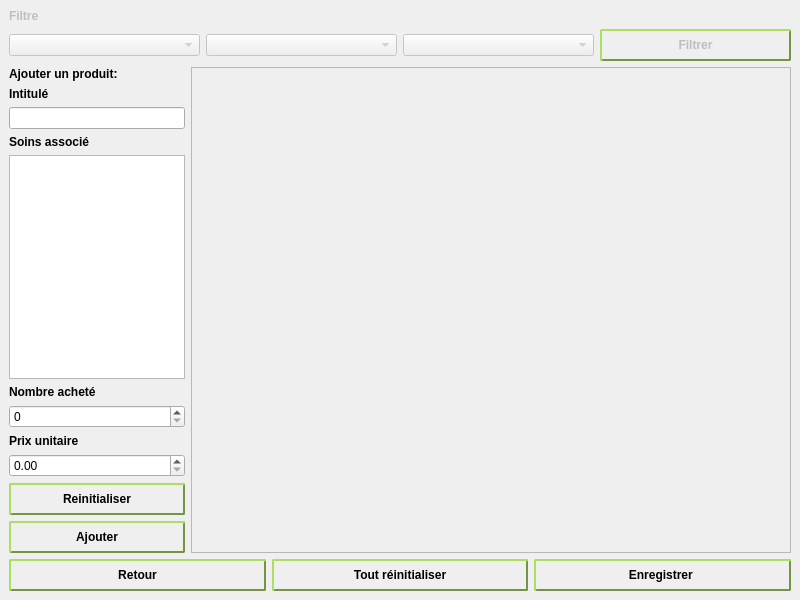
<?xml version="1.0" encoding="UTF-8"?>
<ui version="4.0">
 <class>UIStock</class>
 <widget class="QMainWindow" name="UIStock">
  <property name="geometry">
   <rect>
    <x>0</x>
    <y>0</y>
    <width>800</width>
    <height>600</height>
   </rect>
  </property>
  <property name="windowTitle">
   <string>Gestion Stock</string>
  </property>
  <widget class="QWidget" name="centralwidget">
   <layout class="QVBoxLayout" name="verticalLayout_4">
    <item>
     <layout class="QVBoxLayout" name="verticalLayout">
      <item>
       <widget class="QLabel" name="label_titre_filtre">
        <property name="enabled">
         <bool>false</bool>
        </property>
        <property name="styleSheet">
         <string notr="true">QLabel
{
     font: bold 12px;
     min-width: 10em;
}
</string>
        </property>
        <property name="text">
         <string>Filtre</string>
        </property>
       </widget>
      </item>
      <item>
       <layout class="QHBoxLayout" name="horizontalLayout">
        <item>
         <widget class="QComboBox" name="categorie_cb">
          <property name="enabled">
           <bool>false</bool>
          </property>
         </widget>
        </item>
        <item>
         <widget class="QComboBox" name="soins_cb">
          <property name="enabled">
           <bool>false</bool>
          </property>
         </widget>
        </item>
        <item>
         <widget class="QComboBox" name="benefice_cb">
          <property name="enabled">
           <bool>false</bool>
          </property>
         </widget>
        </item>
        <item>
         <widget class="QPushButton" name="filtre_button">
          <property name="enabled">
           <bool>false</bool>
          </property>
          <property name="styleSheet">
           <string notr="true">QPushButton 
{
	background-image:url(image/bg-button_ns.png);
	background-repeat:repeat-xy;
    border-color:#739442;
     border-style: outset;
     border-width: 2px;
     border-radius: 2px;
     font: bold 12px;
     min-width: 8em;
     padding: 7px;
}

QPushButton:pressed 
{
     background-image:url(image/bg-button_s.png);
	background-repeat:repeat-xy;
    border-color:#739442;
     border-style: inset;
     border-width: 2px;
     border-radius: 2px;
     font: bold 12px;
     min-width: 8em;
     padding: 7px;
 }

QPushButton:hover:!pressed
{
	background-image:url(image/bg-button_h.png);
	background-repeat:repeat-xy;
    border-color:#c2bf48;
     border-style: outset;
     border-width: 2px;
     border-radius: 2px;
     font: bold 12px;
     min-width: 8em;
     padding: 7px;
}

</string>
          </property>
          <property name="text">
           <string>Filtrer</string>
          </property>
         </widget>
        </item>
       </layout>
      </item>
     </layout>
    </item>
    <item>
     <layout class="QHBoxLayout" name="horizontalLayout_2">
      <item>
       <layout class="QVBoxLayout" name="verticalLayout_3">
        <item>
         <widget class="QLabel" name="add_label">
          <property name="styleSheet">
           <string notr="true">QLabel
{
     font: bold 12px;
     min-width: 10em;
}
</string>
          </property>
          <property name="text">
           <string>Ajouter un produit:</string>
          </property>
         </widget>
        </item>
        <item>
         <layout class="QVBoxLayout" name="verticalLayout_2">
          <property name="spacing">
           <number>6</number>
          </property>
          <property name="sizeConstraint">
           <enum>QLayout::SetDefaultConstraint</enum>
          </property>
          <item>
           <widget class="QLabel" name="intitule_label">
            <property name="styleSheet">
             <string notr="true">QLabel
{
     font: bold 12px;
     min-width: 10em;
}
</string>
            </property>
            <property name="text">
             <string>Intitulé</string>
            </property>
           </widget>
          </item>
          <item>
           <widget class="QLineEdit" name="intitule_lineedit"/>
          </item>
          <item>
           <widget class="QLabel" name="label_3">
            <property name="styleSheet">
             <string notr="true">QLabel
{
     font: bold 12px;
     min-width: 10em;
}
</string>
            </property>
            <property name="text">
             <string>Soins associé</string>
            </property>
           </widget>
          </item>
          <item>
           <widget class="QListWidget" name="soins_list"/>
          </item>
          <item>
           <widget class="QLabel" name="label_nb_acheter">
            <property name="styleSheet">
             <string notr="true">QLabel
{
     font: bold 12px;
     min-width: 10em;
}
</string>
            </property>
            <property name="text">
             <string>Nombre acheté</string>
            </property>
           </widget>
          </item>
          <item>
           <widget class="QSpinBox" name="nb_acheter_spinbox"/>
          </item>
          <item>
           <widget class="QLabel" name="label_prix">
            <property name="styleSheet">
             <string notr="true">QLabel
{
     font: bold 12px;
     min-width: 10em;
}
</string>
            </property>
            <property name="text">
             <string>Prix unitaire</string>
            </property>
           </widget>
          </item>
          <item>
           <widget class="QDoubleSpinBox" name="prix_dspinbox"/>
          </item>
          <item>
           <widget class="QPushButton" name="reinit_button">
            <property name="styleSheet">
             <string notr="true">QPushButton 
{
	background-image:url(image/bg-button_ns.png);
	background-repeat:repeat-xy;
    border-color:#739442;
     border-style: outset;
     border-width: 2px;
     border-radius: 2px;
     font: bold 12px;
     min-width: 8em;
     padding: 7px;
}

QPushButton:pressed 
{
     background-image:url(image/bg-button_s.png);
	background-repeat:repeat-xy;
    border-color:#739442;
     border-style: inset;
     border-width: 2px;
     border-radius: 2px;
     font: bold 12px;
     min-width: 8em;
     padding: 7px;
 }

QPushButton:hover:!pressed
{
	background-image:url(image/bg-button_h.png);
	background-repeat:repeat-xy;
    border-color:#c2bf48;
     border-style: outset;
     border-width: 2px;
     border-radius: 2px;
     font: bold 12px;
     min-width: 8em;
     padding: 7px;
}


</string>
            </property>
            <property name="text">
             <string>Reinitialiser</string>
            </property>
           </widget>
          </item>
          <item>
           <widget class="QPushButton" name="add_produit">
            <property name="styleSheet">
             <string notr="true">QPushButton 
{
	background-image:url(image/bg-button_ns.png);
	background-repeat:repeat-xy;
    border-color:#739442;
     border-style: outset;
     border-width: 2px;
     border-radius: 2px;
     font: bold 12px;
     min-width: 8em;
     padding: 7px;
}

QPushButton:pressed 
{
     background-image:url(image/bg-button_s.png);
	background-repeat:repeat-xy;
    border-color:#739442;
     border-style: inset;
     border-width: 2px;
     border-radius: 2px;
     font: bold 12px;
     min-width: 8em;
     padding: 7px;
 }

QPushButton:hover:!pressed
{
	background-image:url(image/bg-button_h.png);
	background-repeat:repeat-xy;
    border-color:#c2bf48;
     border-style: outset;
     border-width: 2px;
     border-radius: 2px;
     font: bold 12px;
     min-width: 8em;
     padding: 7px;
}

</string>
            </property>
            <property name="text">
             <string>Ajouter</string>
            </property>
           </widget>
          </item>
         </layout>
        </item>
       </layout>
      </item>
      <item>
       <widget class="QScrollArea" name="produit">
        <property name="minimumSize">
         <size>
          <width>600</width>
          <height>0</height>
         </size>
        </property>
        <property name="baseSize">
         <size>
          <width>0</width>
          <height>0</height>
         </size>
        </property>
        <property name="widgetResizable">
         <bool>true</bool>
        </property>
        <widget class="QWidget" name="grid">
         <property name="geometry">
          <rect>
           <x>0</x>
           <y>0</y>
           <width>598</width>
           <height>476</height>
          </rect>
         </property>
        </widget>
       </widget>
      </item>
     </layout>
    </item>
    <item>
     <layout class="QHBoxLayout" name="horizontalLayout_3">
      <item>
       <widget class="QPushButton" name="return_button">
        <property name="styleSheet">
         <string notr="true">QPushButton 
{
	background-image:url(image/bg-button_ns.png);
	background-repeat:repeat-xy;
    border-color:#739442;
     border-style: outset;
     border-width: 2px;
     border-radius: 2px;
     font: bold 12px;
     min-width: 8em;
     padding: 7px;
}

QPushButton:pressed 
{
     background-image:url(image/bg-button_s.png);
	background-repeat:repeat-xy;
    border-color:#739442;
     border-style: inset;
     border-width: 2px;
     border-radius: 2px;
     font: bold 12px;
     min-width: 8em;
     padding: 7px;
 }

QPushButton:hover:!pressed
{
	background-image:url(image/bg-button_h.png);
	background-repeat:repeat-xy;
    border-color:#c2bf48;
     border-style: outset;
     border-width: 2px;
     border-radius: 2px;
     font: bold 12px;
     min-width: 8em;
     padding: 7px;
}

</string>
        </property>
        <property name="text">
         <string>Retour</string>
        </property>
       </widget>
      </item>
      <item>
       <widget class="QPushButton" name="reinit_all_button">
        <property name="styleSheet">
         <string notr="true">QPushButton 
{
	background-image:url(image/bg-button_ns.png);
	background-repeat:repeat-xy;
    border-color:#739442;
     border-style: outset;
     border-width: 2px;
     border-radius: 2px;
     font: bold 12px;
     min-width: 8em;
     padding: 7px;
}

QPushButton:pressed 
{
     background-image:url(image/bg-button_s.png);
	background-repeat:repeat-xy;
    border-color:#739442;
     border-style: inset;
     border-width: 2px;
     border-radius: 2px;
     font: bold 12px;
     min-width: 8em;
     padding: 7px;
 }

QPushButton:hover:!pressed
{
	background-image:url(image/bg-button_h.png);
	background-repeat:repeat-xy;
    border-color:#c2bf48;
     border-style: outset;
     border-width: 2px;
     border-radius: 2px;
     font: bold 12px;
     min-width: 8em;
     padding: 7px;
}

</string>
        </property>
        <property name="text">
         <string>Tout réinitialiser</string>
        </property>
       </widget>
      </item>
      <item>
       <widget class="QPushButton" name="accepter_button">
        <property name="styleSheet">
         <string notr="true">QPushButton 
{
	background-image:url(image/bg-button_ns.png);
	background-repeat:repeat-xy;
    border-color:#739442;
     border-style: outset;
     border-width: 2px;
     border-radius: 2px;
     font: bold 12px;
     min-width: 8em;
     padding: 7px;
}

QPushButton:pressed 
{
     background-image:url(image/bg-button_s.png);
	background-repeat:repeat-xy;
    border-color:#739442;
     border-style: inset;
     border-width: 2px;
     border-radius: 2px;
     font: bold 12px;
     min-width: 8em;
     padding: 7px;
 }

QPushButton:hover:!pressed
{
	background-image:url(image/bg-button_h.png);
	background-repeat:repeat-xy;
    border-color:#c2bf48;
     border-style: outset;
     border-width: 2px;
     border-radius: 2px;
     font: bold 12px;
     min-width: 8em;
     padding: 7px;
}

</string>
        </property>
        <property name="text">
         <string>Enregistrer </string>
        </property>
       </widget>
      </item>
     </layout>
    </item>
   </layout>
  </widget>
 </widget>
 <resources/>
 <connections/>
</ui>
